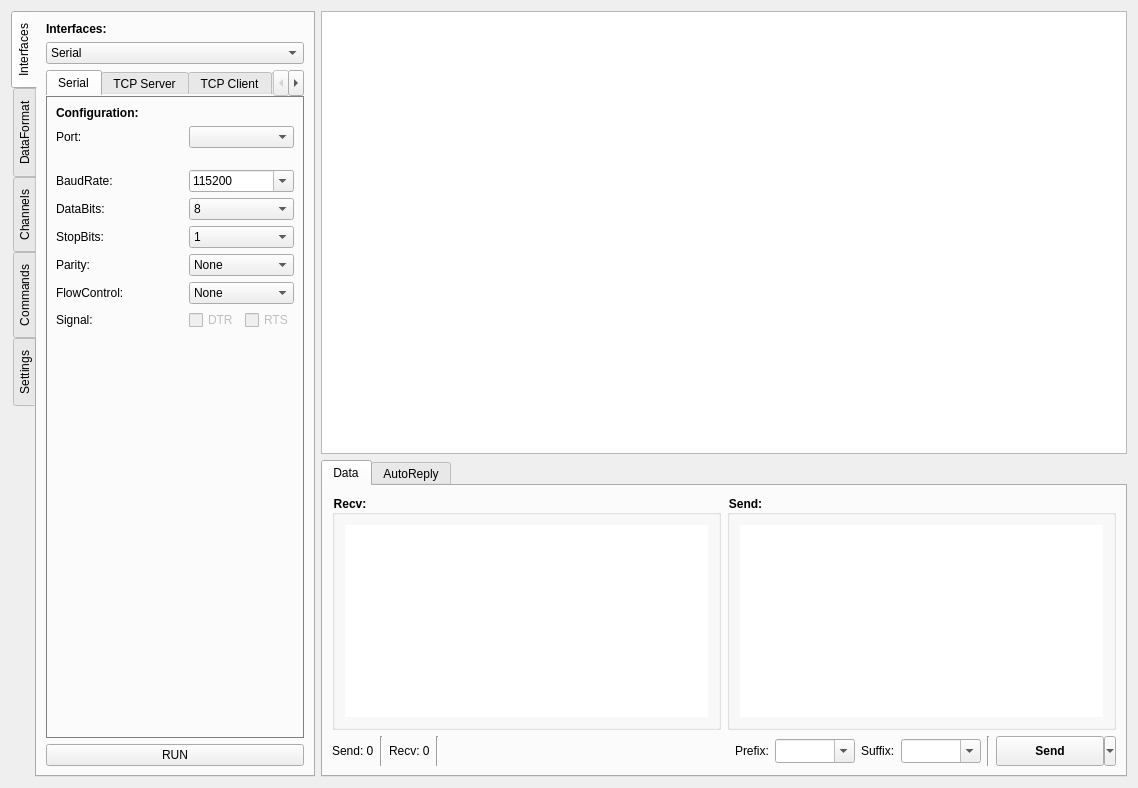
<?xml version="1.0" encoding="UTF-8"?>
<ui version="4.0">
 <class>Widget</class>
 <widget class="QWidget" name="Widget">
  <property name="geometry">
   <rect>
    <x>0</x>
    <y>0</y>
    <width>1138</width>
    <height>788</height>
   </rect>
  </property>
  <property name="sizePolicy">
   <sizepolicy hsizetype="Expanding" vsizetype="Maximum">
    <horstretch>0</horstretch>
    <verstretch>0</verstretch>
   </sizepolicy>
  </property>
  <property name="windowTitle">
   <string>Widget</string>
  </property>
  <layout class="QHBoxLayout" name="horizontalLayout">
   <item>
    <widget class="QTabWidget" name="tabWidget">
     <property name="enabled">
      <bool>true</bool>
     </property>
     <property name="sizePolicy">
      <sizepolicy hsizetype="Minimum" vsizetype="Expanding">
       <horstretch>0</horstretch>
       <verstretch>0</verstretch>
      </sizepolicy>
     </property>
     <property name="maximumSize">
      <size>
       <width>340</width>
       <height>16777215</height>
      </size>
     </property>
     <property name="tabPosition">
      <enum>QTabWidget::West</enum>
     </property>
     <property name="currentIndex">
      <number>0</number>
     </property>
     <widget class="QWidget" name="tab_interfaces">
      <attribute name="title">
       <string>Interfaces</string>
      </attribute>
      <layout class="QVBoxLayout" name="verticalLayout">
       <item>
        <widget class="QLabel" name="label_28">
         <property name="font">
          <font>
           <weight>75</weight>
           <bold>true</bold>
          </font>
         </property>
         <property name="text">
          <string>Interfaces:</string>
         </property>
        </widget>
       </item>
       <item>
        <widget class="QComboBox" name="cmb_interface">
         <property name="sizePolicy">
          <sizepolicy hsizetype="Minimum" vsizetype="Fixed">
           <horstretch>0</horstretch>
           <verstretch>0</verstretch>
          </sizepolicy>
         </property>
         <item>
          <property name="text">
           <string>Serial</string>
          </property>
         </item>
         <item>
          <property name="text">
           <string>TCP Server</string>
          </property>
         </item>
         <item>
          <property name="text">
           <string>TCP Client</string>
          </property>
         </item>
         <item>
          <property name="text">
           <string>UDP</string>
          </property>
         </item>
        </widget>
       </item>
       <item>
        <widget class="QTabWidget" name="tabbar_interface">
         <property name="sizePolicy">
          <sizepolicy hsizetype="Expanding" vsizetype="Expanding">
           <horstretch>0</horstretch>
           <verstretch>0</verstretch>
          </sizepolicy>
         </property>
         <property name="maximumSize">
          <size>
           <width>16777215</width>
           <height>16777215</height>
          </size>
         </property>
         <property name="styleSheet">
          <string notr="true">QTabWidget::pane{border:none;border:1px solid gray;}
</string>
         </property>
         <property name="currentIndex">
          <number>0</number>
         </property>
         <property name="documentMode">
          <bool>false</bool>
         </property>
         <widget class="QWidget" name="tab_serial">
          <property name="toolTipDuration">
           <number>-5</number>
          </property>
          <attribute name="title">
           <string>Serial</string>
          </attribute>
          <layout class="QGridLayout" name="gridLayout">
           <item row="11" column="0">
            <widget class="QLabel" name="label_8">
             <property name="text">
              <string>Signal:</string>
             </property>
            </widget>
           </item>
           <item row="8" column="1" colspan="2">
            <widget class="QComboBox" name="cmb_serial_parity">
             <item>
              <property name="text">
               <string>None</string>
              </property>
             </item>
             <item>
              <property name="text">
               <string>Odd</string>
              </property>
             </item>
             <item>
              <property name="text">
               <string>Even</string>
              </property>
             </item>
            </widget>
           </item>
           <item row="5" column="0">
            <widget class="QLabel" name="label_4">
             <property name="text">
              <string>DataBits:</string>
             </property>
            </widget>
           </item>
           <item row="9" column="1" colspan="2">
            <widget class="QComboBox" name="cmb_serial_flowcontrol">
             <item>
              <property name="text">
               <string>None</string>
              </property>
             </item>
             <item>
              <property name="text">
               <string>Hard</string>
              </property>
             </item>
             <item>
              <property name="text">
               <string>Soft</string>
              </property>
             </item>
            </widget>
           </item>
           <item row="11" column="1">
            <widget class="QCheckBox" name="chk_serial_signal_DTR">
             <property name="enabled">
              <bool>false</bool>
             </property>
             <property name="text">
              <string>DTR</string>
             </property>
            </widget>
           </item>
           <item row="8" column="0">
            <widget class="QLabel" name="label_6">
             <property name="text">
              <string>Parity:</string>
             </property>
            </widget>
           </item>
           <item row="4" column="1" colspan="2">
            <widget class="QComboBox" name="cmb_serial_baudrate">
             <property name="editable">
              <bool>true</bool>
             </property>
             <property name="currentIndex">
              <number>1</number>
             </property>
             <item>
              <property name="text">
               <string>9600</string>
              </property>
             </item>
             <item>
              <property name="text">
               <string>115200</string>
              </property>
             </item>
             <item>
              <property name="text">
               <string>460800</string>
              </property>
             </item>
             <item>
              <property name="text">
               <string>921600</string>
              </property>
             </item>
            </widget>
           </item>
           <item row="5" column="1" colspan="2">
            <widget class="QComboBox" name="cmb_serial_databits">
             <property name="currentIndex">
              <number>3</number>
             </property>
             <item>
              <property name="text">
               <string>5</string>
              </property>
             </item>
             <item>
              <property name="text">
               <string>6</string>
              </property>
             </item>
             <item>
              <property name="text">
               <string>7</string>
              </property>
             </item>
             <item>
              <property name="text">
               <string>8</string>
              </property>
             </item>
            </widget>
           </item>
           <item row="7" column="1" colspan="2">
            <widget class="QComboBox" name="cmb_serial_stopbits">
             <item>
              <property name="text">
               <string>1</string>
              </property>
             </item>
             <item>
              <property name="text">
               <string>1.5</string>
              </property>
             </item>
             <item>
              <property name="text">
               <string>2</string>
              </property>
             </item>
            </widget>
           </item>
           <item row="1" column="0">
            <widget class="QLabel" name="label_2">
             <property name="text">
              <string>Port:</string>
             </property>
            </widget>
           </item>
           <item row="2" column="0" colspan="3">
            <widget class="QLabel" name="label_serial_port_desc">
             <property name="font">
              <font>
               <family>Arial</family>
               <pointsize>7</pointsize>
               <kerning>true</kerning>
              </font>
             </property>
             <property name="styleSheet">
              <string notr="true">color:grey;</string>
             </property>
             <property name="text">
              <string notr="true"/>
             </property>
             <property name="scaledContents">
              <bool>true</bool>
             </property>
             <property name="alignment">
              <set>Qt::AlignLeading|Qt::AlignLeft|Qt::AlignTop</set>
             </property>
            </widget>
           </item>
           <item row="11" column="2">
            <widget class="QCheckBox" name="chk_serial_signal_RTS">
             <property name="enabled">
              <bool>false</bool>
             </property>
             <property name="text">
              <string>RTS</string>
             </property>
            </widget>
           </item>
           <item row="7" column="0">
            <widget class="QLabel" name="label_3">
             <property name="text">
              <string>StopBits:</string>
             </property>
            </widget>
           </item>
           <item row="4" column="0">
            <widget class="QLabel" name="label_5">
             <property name="text">
              <string>BaudRate:</string>
             </property>
            </widget>
           </item>
           <item row="0" column="0" colspan="3">
            <widget class="QLabel" name="label_18">
             <property name="font">
              <font>
               <weight>75</weight>
               <bold>true</bold>
               <kerning>true</kerning>
              </font>
             </property>
             <property name="text">
              <string>Configuration:</string>
             </property>
            </widget>
           </item>
           <item row="9" column="0">
            <widget class="QLabel" name="label_7">
             <property name="sizePolicy">
              <sizepolicy hsizetype="MinimumExpanding" vsizetype="Preferred">
               <horstretch>0</horstretch>
               <verstretch>0</verstretch>
              </sizepolicy>
             </property>
             <property name="text">
              <string>FlowControl:</string>
             </property>
            </widget>
           </item>
           <item row="1" column="1" colspan="2">
            <widget class="QComboBox" name="cmb_serial_port">
             <property name="editable">
              <bool>false</bool>
             </property>
            </widget>
           </item>
           <item row="13" column="0">
            <spacer name="verticalSpacer">
             <property name="orientation">
              <enum>Qt::Vertical</enum>
             </property>
             <property name="sizeHint" stdset="0">
              <size>
               <width>20</width>
               <height>40</height>
              </size>
             </property>
            </spacer>
           </item>
          </layout>
         </widget>
         <widget class="QWidget" name="tab_tcp_server">
          <attribute name="title">
           <string>TCP Server</string>
          </attribute>
          <layout class="QGridLayout" name="gridLayout_5">
           <item row="2" column="2">
            <widget class="QLineEdit" name="input_tcp_server_port">
             <property name="text">
              <string>60000</string>
             </property>
            </widget>
           </item>
           <item row="5" column="0" colspan="2">
            <widget class="QLabel" name="label_13">
             <property name="text">
              <string>Count:</string>
             </property>
            </widget>
           </item>
           <item row="1" column="0">
            <widget class="QLabel" name="label_15">
             <property name="text">
              <string>IP:</string>
             </property>
            </widget>
           </item>
           <item row="4" column="0" colspan="3">
            <widget class="QLabel" name="label_14">
             <property name="font">
              <font>
               <weight>75</weight>
               <italic>false</italic>
               <bold>true</bold>
              </font>
             </property>
             <property name="text">
              <string>Connection:</string>
             </property>
            </widget>
           </item>
           <item row="8" column="0">
            <widget class="QLabel" name="label_12">
             <property name="text">
              <string>Clients:</string>
             </property>
            </widget>
           </item>
           <item row="1" column="2">
            <widget class="QLabel" name="label_tcp_server_local_ip">
             <property name="text">
              <string/>
             </property>
            </widget>
           </item>
           <item row="8" column="2">
            <widget class="QComboBox" name="cmb_tcp_server_connections">
             <property name="sizeAdjustPolicy">
              <enum>QComboBox::AdjustToContents</enum>
             </property>
             <property name="minimumContentsLength">
              <number>0</number>
             </property>
            </widget>
           </item>
           <item row="2" column="0">
            <widget class="QLabel" name="label_11">
             <property name="text">
              <string>Port:</string>
             </property>
            </widget>
           </item>
           <item row="5" column="2">
            <widget class="QLineEdit" name="label_tcp_server_count_of_connections">
             <property name="readOnly">
              <bool>true</bool>
             </property>
            </widget>
           </item>
           <item row="3" column="0" colspan="3">
            <widget class="Line" name="line">
             <property name="orientation">
              <enum>Qt::Horizontal</enum>
             </property>
            </widget>
           </item>
           <item row="0" column="0" colspan="3">
            <widget class="QLabel" name="label_16">
             <property name="font">
              <font>
               <weight>75</weight>
               <bold>true</bold>
              </font>
             </property>
             <property name="text">
              <string>Configuration:</string>
             </property>
            </widget>
           </item>
           <item row="9" column="0">
            <spacer name="verticalSpacer_3">
             <property name="orientation">
              <enum>Qt::Vertical</enum>
             </property>
             <property name="sizeHint" stdset="0">
              <size>
               <width>69</width>
               <height>239</height>
              </size>
             </property>
            </spacer>
           </item>
          </layout>
         </widget>
         <widget class="QWidget" name="tab_tcp_client">
          <attribute name="title">
           <string>TCP Client</string>
          </attribute>
          <layout class="QGridLayout" name="gridLayout_4">
           <item row="1" column="0">
            <widget class="QLabel" name="label_9">
             <property name="text">
              <string>IP:</string>
             </property>
            </widget>
           </item>
           <item row="3" column="1">
            <widget class="QCheckBox" name="chk_tcp_client_auto_reconnect">
             <property name="text">
              <string>Auto Reconnect</string>
             </property>
            </widget>
           </item>
           <item row="2" column="1">
            <widget class="QLineEdit" name="input_tcp_client_port">
             <property name="text">
              <string>60000</string>
             </property>
            </widget>
           </item>
           <item row="2" column="0">
            <widget class="QLabel" name="label_10">
             <property name="text">
              <string>Port:</string>
             </property>
            </widget>
           </item>
           <item row="0" column="0" colspan="2">
            <widget class="QLabel" name="label_17">
             <property name="font">
              <font>
               <weight>75</weight>
               <bold>true</bold>
              </font>
             </property>
             <property name="text">
              <string>Configuration:</string>
             </property>
            </widget>
           </item>
           <item row="4" column="0">
            <spacer name="verticalSpacer_2">
             <property name="orientation">
              <enum>Qt::Vertical</enum>
             </property>
             <property name="sizeHint" stdset="0">
              <size>
               <width>20</width>
               <height>40</height>
              </size>
             </property>
            </spacer>
           </item>
           <item row="1" column="1">
            <widget class="QLineEdit" name="input_tcp_client_ip">
             <property name="toolTip">
              <string/>
             </property>
            </widget>
           </item>
          </layout>
         </widget>
         <widget class="QWidget" name="tab_udp">
          <attribute name="title">
           <string>UDP</string>
          </attribute>
          <layout class="QGridLayout" name="gridLayout_2">
           <item row="2" column="0">
            <widget class="QLabel" name="label_19">
             <property name="text">
              <string>RemoteIP:</string>
             </property>
            </widget>
           </item>
           <item row="3" column="0">
            <widget class="QLabel" name="label_20">
             <property name="text">
              <string>RemotePort:</string>
             </property>
            </widget>
           </item>
           <item row="3" column="1">
            <widget class="QLineEdit" name="input_udp_remote_port"/>
           </item>
           <item row="2" column="1">
            <widget class="QLineEdit" name="input_udp_remote_ip"/>
           </item>
           <item row="4" column="0">
            <widget class="QLabel" name="label_21">
             <property name="text">
              <string>LocalIP:</string>
             </property>
            </widget>
           </item>
           <item row="4" column="1">
            <widget class="QLineEdit" name="input_udp_local_ip"/>
           </item>
           <item row="0" column="0" colspan="2">
            <widget class="QLabel" name="label_22">
             <property name="font">
              <font>
               <weight>75</weight>
               <bold>true</bold>
              </font>
             </property>
             <property name="text">
              <string>Configuration:</string>
             </property>
            </widget>
           </item>
           <item row="5" column="0">
            <spacer name="verticalSpacer_5">
             <property name="orientation">
              <enum>Qt::Vertical</enum>
             </property>
             <property name="sizeHint" stdset="0">
              <size>
               <width>20</width>
               <height>40</height>
              </size>
             </property>
            </spacer>
           </item>
          </layout>
         </widget>
        </widget>
       </item>
       <item>
        <widget class="QPushButton" name="btn_run">
         <property name="text">
          <string>RUN</string>
         </property>
         <property name="checkable">
          <bool>true</bool>
         </property>
        </widget>
       </item>
      </layout>
     </widget>
     <widget class="QWidget" name="tab_dataformat">
      <attribute name="title">
       <string>DataFormat</string>
      </attribute>
      <layout class="QGridLayout" name="gridLayout_3">
       <item row="1" column="0">
        <widget class="QLabel" name="label">
         <property name="text">
          <string>Type:</string>
         </property>
        </widget>
       </item>
       <item row="4" column="0">
        <widget class="QLabel" name="label_25">
         <property name="text">
          <string>Delimiter:</string>
         </property>
        </widget>
       </item>
       <item row="7" column="0" colspan="2">
        <widget class="QCheckBox" name="chk_datafilter_enable">
         <property name="font">
          <font>
           <weight>75</weight>
           <bold>true</bold>
          </font>
         </property>
         <property name="text">
          <string>Filter:</string>
         </property>
         <property name="checked">
          <bool>false</bool>
         </property>
        </widget>
       </item>
       <item row="2" column="1">
        <widget class="QLineEdit" name="input_dataformat_prefix">
         <property name="text">
          <string>this:</string>
         </property>
        </widget>
       </item>
       <item row="2" column="0">
        <widget class="QLabel" name="label_24">
         <property name="text">
          <string>Prefix:</string>
         </property>
        </widget>
       </item>
       <item row="8" column="0" colspan="2">
        <widget class="QTreeWidget" name="tree_datafilter">
         <property name="enabled">
          <bool>false</bool>
         </property>
         <property name="styleSheet">
          <string notr="true"/>
         </property>
         <property name="verticalScrollBarPolicy">
          <enum>Qt::ScrollBarAlwaysOff</enum>
         </property>
         <property name="horizontalScrollBarPolicy">
          <enum>Qt::ScrollBarAsNeeded</enum>
         </property>
         <property name="autoScroll">
          <bool>true</bool>
         </property>
         <property name="editTriggers">
          <set>QAbstractItemView::EditKeyPressed</set>
         </property>
         <property name="dragEnabled">
          <bool>false</bool>
         </property>
         <property name="selectionMode">
          <enum>QAbstractItemView::SingleSelection</enum>
         </property>
         <property name="selectionBehavior">
          <enum>QAbstractItemView::SelectRows</enum>
         </property>
         <property name="indentation">
          <number>0</number>
         </property>
         <attribute name="headerVisible">
          <bool>false</bool>
         </attribute>
         <attribute name="headerMinimumSectionSize">
          <number>0</number>
         </attribute>
         <column>
          <property name="text">
           <string notr="true">1</string>
          </property>
         </column>
        </widget>
       </item>
       <item row="3" column="1">
        <widget class="QLineEdit" name="input_dataformat_suffix">
         <property name="text">
          <string/>
         </property>
        </widget>
       </item>
       <item row="4" column="1">
        <widget class="QLineEdit" name="input_dataformat_delimiter">
         <property name="text">
          <string>,</string>
         </property>
        </widget>
       </item>
       <item row="6" column="0" colspan="2">
        <widget class="Line" name="line_2">
         <property name="orientation">
          <enum>Qt::Horizontal</enum>
         </property>
        </widget>
       </item>
       <item row="1" column="1">
        <widget class="QComboBox" name="cmb_dataformat_type">
         <item>
          <property name="text">
           <string>int8</string>
          </property>
         </item>
         <item>
          <property name="text">
           <string>int16</string>
          </property>
         </item>
         <item>
          <property name="text">
           <string>int32</string>
          </property>
         </item>
         <item>
          <property name="text">
           <string>uint8</string>
          </property>
         </item>
         <item>
          <property name="text">
           <string>uint16</string>
          </property>
         </item>
         <item>
          <property name="text">
           <string>uint32</string>
          </property>
         </item>
         <item>
          <property name="text">
           <string>float</string>
          </property>
         </item>
         <item>
          <property name="text">
           <string>double</string>
          </property>
         </item>
        </widget>
       </item>
       <item row="0" column="0" colspan="2">
        <widget class="QLabel" name="label_26">
         <property name="sizePolicy">
          <sizepolicy hsizetype="Preferred" vsizetype="Preferred">
           <horstretch>0</horstretch>
           <verstretch>0</verstretch>
          </sizepolicy>
         </property>
         <property name="font">
          <font>
           <weight>75</weight>
           <bold>true</bold>
          </font>
         </property>
         <property name="text">
          <string>Format:</string>
         </property>
        </widget>
       </item>
       <item row="3" column="0">
        <widget class="QLabel" name="label_23">
         <property name="text">
          <string>Suffix:</string>
         </property>
        </widget>
       </item>
      </layout>
     </widget>
     <widget class="QWidget" name="tab_channel">
      <attribute name="title">
       <string>Channels</string>
      </attribute>
      <layout class="QVBoxLayout" name="verticalLayout_2">
       <item>
        <widget class="QLabel" name="label_29">
         <property name="font">
          <font>
           <weight>75</weight>
           <bold>true</bold>
          </font>
         </property>
         <property name="text">
          <string>Channels:</string>
         </property>
        </widget>
       </item>
       <item>
        <widget class="QTreeWidget" name="tree_channel">
         <property name="styleSheet">
          <string notr="true"/>
         </property>
         <property name="verticalScrollBarPolicy">
          <enum>Qt::ScrollBarAlwaysOff</enum>
         </property>
         <property name="horizontalScrollBarPolicy">
          <enum>Qt::ScrollBarAsNeeded</enum>
         </property>
         <property name="autoScroll">
          <bool>true</bool>
         </property>
         <property name="indentation">
          <number>0</number>
         </property>
         <attribute name="headerVisible">
          <bool>false</bool>
         </attribute>
         <attribute name="headerMinimumSectionSize">
          <number>0</number>
         </attribute>
         <column>
          <property name="text">
           <string notr="true">1</string>
          </property>
         </column>
        </widget>
       </item>
      </layout>
     </widget>
     <widget class="QWidget" name="tab_commands">
      <attribute name="title">
       <string>Commands</string>
      </attribute>
     </widget>
     <widget class="QWidget" name="tab_settings">
      <attribute name="title">
       <string>Settings</string>
      </attribute>
     </widget>
    </widget>
   </item>
   <item>
    <layout class="QVBoxLayout" name="verticalLayout_3">
     <item>
      <widget class="QGraphicsView" name="graphicsView"/>
     </item>
     <item>
      <widget class="QTabWidget" name="tabWidget_2">
       <property name="sizePolicy">
        <sizepolicy hsizetype="Expanding" vsizetype="Minimum">
         <horstretch>0</horstretch>
         <verstretch>0</verstretch>
        </sizepolicy>
       </property>
       <property name="currentIndex">
        <number>0</number>
       </property>
       <widget class="QWidget" name="tab">
        <attribute name="title">
         <string>Data</string>
        </attribute>
        <layout class="QVBoxLayout" name="verticalLayout_4">
         <item>
          <layout class="QHBoxLayout" name="hbox_data" stretch="0,0">
           <item>
            <widget class="QGroupBox" name="group_recv">
             <property name="styleSheet">
              <string notr="true">QGroupBox{font-weight:bold;}</string>
             </property>
             <property name="title">
              <string>Recv:</string>
             </property>
             <layout class="QVBoxLayout" name="verticalLayout_9">
              <item>
               <widget class="QPlainTextEdit" name="input_recv">
                <property name="contextMenuPolicy">
                 <enum>Qt::CustomContextMenu</enum>
                </property>
                <property name="acceptDrops">
                 <bool>false</bool>
                </property>
                <property name="styleSheet">
                 <string notr="true">QPlainTextEdit{ border:0;}
QPlainTextEdit:hover{ border:1px solid gray;}
QPlainTextEdit:pressed{ border:1px solid gray;}</string>
                </property>
                <property name="readOnly">
                 <bool>true</bool>
                </property>
               </widget>
              </item>
             </layout>
            </widget>
           </item>
           <item>
            <widget class="QGroupBox" name="group_send">
             <property name="styleSheet">
              <string notr="true">QGroupBox{font-weight:bold;}</string>
             </property>
             <property name="title">
              <string>Send:</string>
             </property>
             <layout class="QHBoxLayout" name="horizontalLayout_5">
              <item>
               <widget class="QPlainTextEdit" name="input_send">
                <property name="contextMenuPolicy">
                 <enum>Qt::CustomContextMenu</enum>
                </property>
                <property name="acceptDrops">
                 <bool>false</bool>
                </property>
                <property name="styleSheet">
                 <string notr="true">QPlainTextEdit{ border:0;}
QPlainTextEdit:hover{ border:1px solid rgb(0,0,0);}
QPlainTextEdit:pressed{ border:1px solid rgb(0,0,0);}

</string>
                </property>
               </widget>
              </item>
             </layout>
            </widget>
           </item>
          </layout>
         </item>
         <item>
          <layout class="QHBoxLayout" name="horizontalLayout_4">
           <item>
            <widget class="QLabel" name="label_bytes_of_send">
             <property name="text">
              <string>Send: 0</string>
             </property>
            </widget>
           </item>
           <item>
            <widget class="Line" name="line_5">
             <property name="orientation">
              <enum>Qt::Vertical</enum>
             </property>
            </widget>
           </item>
           <item>
            <widget class="QLabel" name="label_bytes_of_recv">
             <property name="text">
              <string>Recv: 0</string>
             </property>
            </widget>
           </item>
           <item>
            <widget class="Line" name="line_7">
             <property name="orientation">
              <enum>Qt::Vertical</enum>
             </property>
            </widget>
           </item>
           <item>
            <spacer name="horizontalSpacer">
             <property name="orientation">
              <enum>Qt::Horizontal</enum>
             </property>
             <property name="sizeHint" stdset="0">
              <size>
               <width>40</width>
               <height>20</height>
              </size>
             </property>
            </spacer>
           </item>
           <item>
            <widget class="QLabel" name="label_31">
             <property name="text">
              <string>Prefix:</string>
             </property>
            </widget>
           </item>
           <item>
            <widget class="QComboBox" name="cmb_send_prefix">
             <property name="sizePolicy">
              <sizepolicy hsizetype="Preferred" vsizetype="Preferred">
               <horstretch>0</horstretch>
               <verstretch>0</verstretch>
              </sizepolicy>
             </property>
             <property name="minimumSize">
              <size>
               <width>80</width>
               <height>20</height>
              </size>
             </property>
             <property name="maximumSize">
              <size>
               <width>16777215</width>
               <height>24</height>
              </size>
             </property>
             <property name="toolTip">
              <string>Prefix</string>
             </property>
             <property name="editable">
              <bool>true</bool>
             </property>
             <item>
              <property name="text">
               <string/>
              </property>
             </item>
             <item>
              <property name="text">
               <string>##{</string>
              </property>
             </item>
            </widget>
           </item>
           <item>
            <widget class="QLabel" name="label_32">
             <property name="text">
              <string>Suffix:</string>
             </property>
            </widget>
           </item>
           <item>
            <widget class="QComboBox" name="cmb_send_suffix">
             <property name="sizePolicy">
              <sizepolicy hsizetype="Preferred" vsizetype="Preferred">
               <horstretch>0</horstretch>
               <verstretch>0</verstretch>
              </sizepolicy>
             </property>
             <property name="minimumSize">
              <size>
               <width>80</width>
               <height>20</height>
              </size>
             </property>
             <property name="maximumSize">
              <size>
               <width>16777215</width>
               <height>24</height>
              </size>
             </property>
             <property name="toolTip">
              <string>Suffix</string>
             </property>
             <property name="editable">
              <bool>true</bool>
             </property>
             <item>
              <property name="text">
               <string/>
              </property>
             </item>
             <item>
              <property name="text">
               <string>\n</string>
              </property>
             </item>
             <item>
              <property name="text">
               <string>\r\n</string>
              </property>
             </item>
             <item>
              <property name="text">
               <string>}##</string>
              </property>
             </item>
            </widget>
           </item>
           <item>
            <widget class="Line" name="line_8">
             <property name="orientation">
              <enum>Qt::Vertical</enum>
             </property>
            </widget>
           </item>
           <item>
            <widget class="QToolButton" name="btn_send">
             <property name="minimumSize">
              <size>
               <width>120</width>
               <height>30</height>
              </size>
             </property>
             <property name="font">
              <font>
               <weight>75</weight>
               <bold>true</bold>
              </font>
             </property>
             <property name="contextMenuPolicy">
              <enum>Qt::CustomContextMenu</enum>
             </property>
             <property name="text">
              <string>Send</string>
             </property>
             <property name="iconSize">
              <size>
               <width>16</width>
               <height>16</height>
              </size>
             </property>
             <property name="shortcut">
              <string>Ctrl+Return</string>
             </property>
             <property name="popupMode">
              <enum>QToolButton::MenuButtonPopup</enum>
             </property>
             <property name="toolButtonStyle">
              <enum>Qt::ToolButtonTextOnly</enum>
             </property>
             <property name="autoRaise">
              <bool>false</bool>
             </property>
            </widget>
           </item>
          </layout>
         </item>
        </layout>
       </widget>
       <widget class="QWidget" name="tab_2">
        <attribute name="title">
         <string>AutoReply</string>
        </attribute>
       </widget>
      </widget>
     </item>
    </layout>
   </item>
  </layout>
 </widget>
 <resources/>
 <connections/>
</ui>
